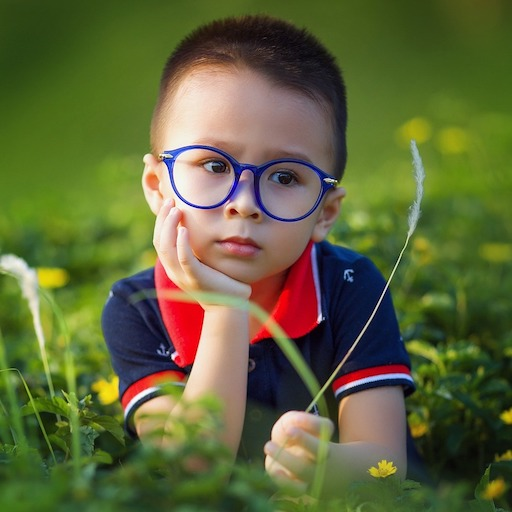
#> input picture code/day-1-basic-operations/sample.jpg, 512 x 512 px
$ python cropAndResize.py
#> lines starting #> are read from the running program, lines starting #| are printed output that depends on the picture
# Copyright 2017 BIG VISION LLC ALL RIGHTS RESERVED
#
# This code is made available to the students of
# the online course titled "OpenCV for Beginners"
# by Satya Mallick for personal non-commercial use.
#
# Sharing this code is strictly prohibited without written
# permission from Big Vision LLC.
#
# For licensing and other inquiries, please email
# spmallick@bigvisionllc.com
#

import cv2

# Reading the image
source = cv2.imread("sample.jpg",1)
#> source is the input picture: shape (512, 512, 3); mean B, G, R 57.8, 101.6, 95.4

scaleX = 0.6
scaleY = 0.6

# Scaling Down the image 0.6 times
scaleDown = cv2.resize(source, None, fx= scaleX,
	fy= scaleY, interpolation= cv2.INTER_LINEAR)

# Scaling up the image 1.8 times
scaleUp = cv2.resize(source, None, fx= scaleX*3,
    fy= scaleY*3, interpolation= cv2.INTER_LINEAR)

#Cropping Image
crop = source[50:150,20:200]
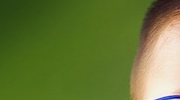
#> crop: shape (100, 180, 3); mean B, G, R 54.9, 119.5, 102.7
print("Showing four Items:")
# Displaying all the images
cv2.imshow("Original", source)
cv2.imshow("Scaled Down", scaleDown)
cv2.imshow("Scaled Up", scaleUp)
cv2.imshow("Cropped Image",crop)

cv2.waitKey(0)
cv2.destroyAllWindows()
